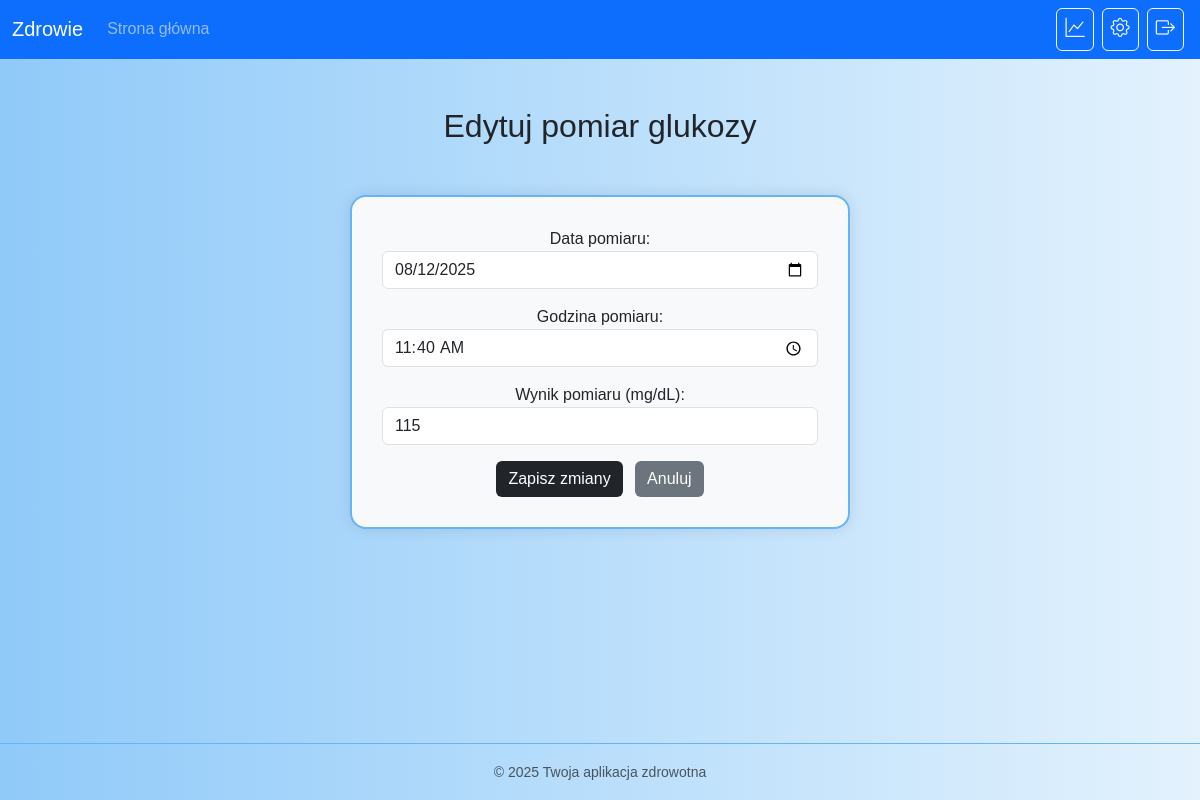
Page /glucose/edit/12/ (signed in) on the earlier database version.
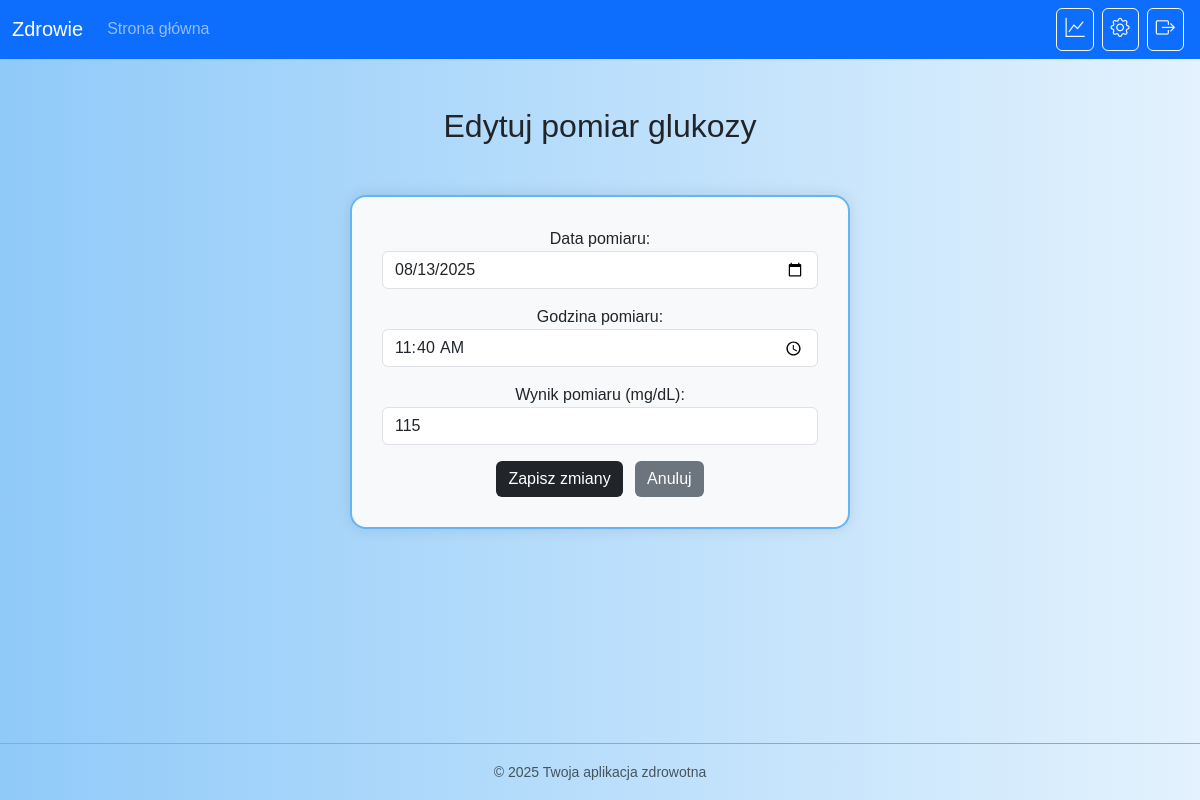
Same page on the later database version.
### glucose/models.py (models this page shows, shortened)
class GlucoseMeasurement(models.Model):
    user = models.ForeignKey(settings.AUTH_USER_MODEL, on_delete=models.CASCADE)
    date = models.DateField()
    time = models.TimeField()
    value = models.IntegerField()

### glucose/views.py (the view)
# urls.py: path('edit/<int:pk>/', views.edit_glucose, name='edit_glucose'),
@login_required
def edit_glucose(request, pk):
    measurement = get_object_or_404(GlucoseMeasurement, pk=pk, user=request.user)
    if request.method == 'POST':
        form = GlucoseMeasurementForm(request.POST, instance=measurement)
        if form.is_valid():
            form.save()
            messages.success(request, 'Pomyślnie zaktualizowano pomiar.')
            return redirect('glucose_results')
    else:
        form = GlucoseMeasurementForm(instance=measurement)
    return render(request, 'glucose/edit_measurement.html', {'form': form})

### glucose/forms.py
class GlucoseMeasurementForm(forms.ModelForm):
    class Meta:
        model = GlucoseMeasurement
        fields = ['date', 'time', 'value']
        widgets = {
            'date': forms.DateInput(format='%Y-%m-%d', attrs={
                'type': 'date',
                'class': 'form-control'
            }),
            'time': forms.TimeInput(attrs={'type': 'time', 'class': 'form-control'}),
            'value': forms.NumberInput(attrs={'class': 'form-control', 'min': 30, 'max': 600}),
        }
        labels = {
            'date': 'Data pomiaru',
            'time': 'Godzina pomiaru',
            'value': 'Wynik pomiaru (mg/dL)',
        }

### glucose/templates/glucose/edit_measurement.html (shortened to what this page needs)
{% extends 'core/base.html' %}
{% load static %}
{% block content %}
<div class="container mt-5">
    <h2 class="text-center mb-4">Edytuj pomiar glukozy</h2>
    <div class="form-container">
        <form method="post">
            {{ form.as_p }}
            <button type="submit" class="btn btn-dark">Zapisz zmiany</button>
            <a href="{% url 'glucose_results' %}" class="btn btn-secondary ms-2">Anuluj</a>
        </form>
    </div>
</div>
{% endblock %}

Differences in the rows shown:
changed GlucoseMeasurement: date "08/12/2025" → "08/13/2025"
